Frame 1 (no input): blank canvas, image omitted
Frame 60 (the mouse pressed at the canvas centre just before this capture): blank canvas, image omitted
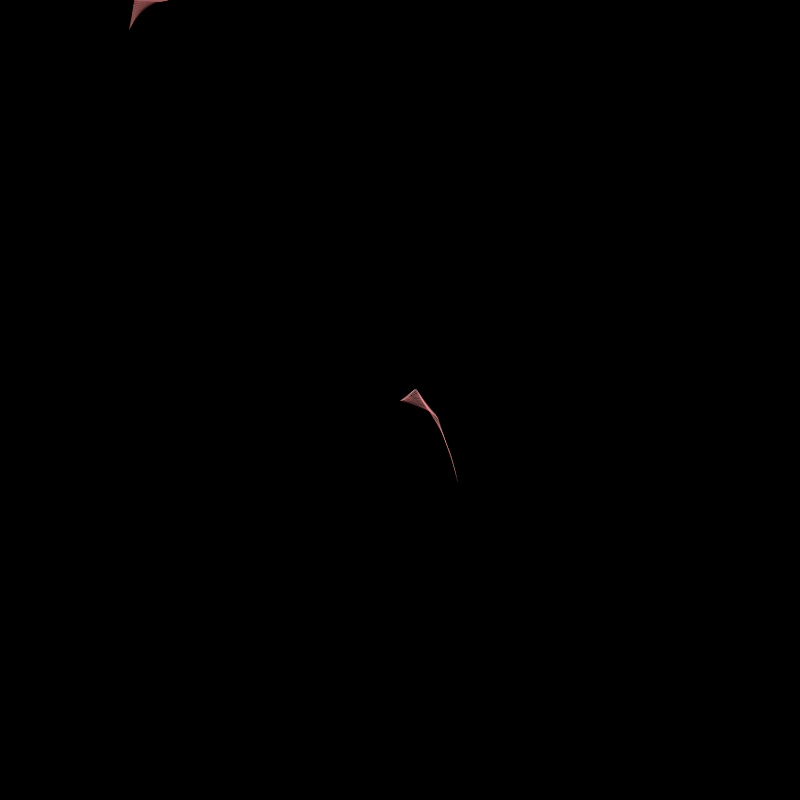
Frame 120 (the mouse held since frame 60 and released just before this capture)

The Processing sketch whose frames 1 and 60 were blank and that drew this single picture after the mouse press (run headless with seeded random() and noise(); from frame 60 on, the mouse is pressed at the canvas centre):

// Processing sketch: processing_147707
// ── processing_147707.pde

float[] x = new float [1]; // X-coordinates
float[] y = new float [1]; // Y-coordinates
color[] c = new color[1]; // colour
PVector[] p = new PVector[1];
ArrayList historyGlobal;
int selector;
void setup() {
  size(800, 800);
  colorMode(HSB, 140, 450, 200);
  background(0);
  x[0] = random(width/4);
  y[0] = random(height/7);
  c[0] = color(random(60, 330), random(30, 730), random(50, 130));
  p[0] = new PVector (random(0, 1), random(-1, 1));

  // the history global array is a list of all the points from each
  // line
  historyGlobal  = new ArrayList();
  // Add an array to a global array. A new one is created each time
  // the mouse button is clicked.
  historyGlobal.add(new ArrayList());
  selector = int(random(1, 2));
}

void draw() {
  for (int i = 0; i < x.length; i++) {
    updateVector(i);
    // constrain the vector
    p[i].x = constrain (p[i].x, -4, 4);
    p[i].y = constrain (p[i].y, -9, 9);
    // Update the position of the point with a vector
    x[i] += p[i].x; 
    y[i] += p[i].y;
    x[i] = constrain(x[i], 0, width); // Constrain x to width of display
    y[i] = constrain(y[i], 0, height); // Constrain y to height of display

    // Draw the point
    strokeWeight(.1);
    stroke(c[i], random (30, 70));

    // Get the current array element from the global history array
    ArrayList history = (ArrayList) historyGlobal.get(i);
    // Loop through the current array 
    for (int ii=0; ii<history.size(); ii++) {
      PVector histP = (PVector) history.get(ii);

      // Fill in the gap between the current line point and
      // previous historical points of the current array element

      if (dist(x[i], y[i], histP.x, histP.y) < 30) {
        line(x[i], y[i], histP.x, histP.y);
      }
    }  

    // Add the current point to the history
    history.add(new PVector(x[i], y[i]));
  }
}
void updateVector(int i) {
  if (selector>1) {
    p[i].x = p[i].x + random(-0.8, 0.8);
  }
  else p[i].y = p[i].y + random(-0.8, 0.8);
}

void mousePressed() {
  x = append(x, mouseX);
  y = append(y, mouseY);
  c = append(c, color(random(30, 330), random(30, 330), random(30, 330)));
  PVector newP = new PVector (random(0, 1), random(-1, 1));
  p = (PVector[])append(p, newP);
  // Add a new array to the global history array
  historyGlobal.add(new ArrayList());
}
